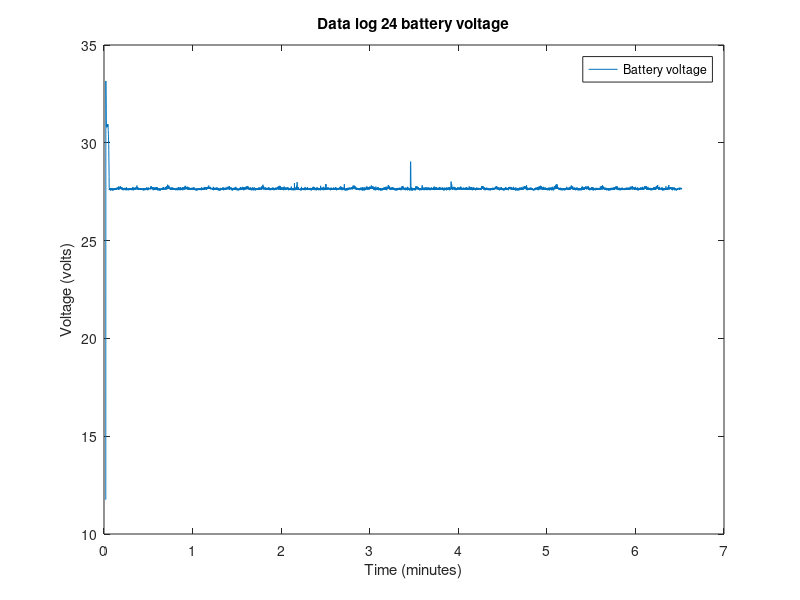

The MATLAB script that drew this image:
close all;
clear all;

load("battery.mat");
timestamp = (Timestamp / 1000) / 60;
voltage = (VoltageRaw / 4095) * 5 * 11;
plot(timestamp, voltage);

xlabel("Time (minutes)");
ylabel("Voltage (volts)");
legend("Battery voltage");
title("Data log 24 battery voltage");
